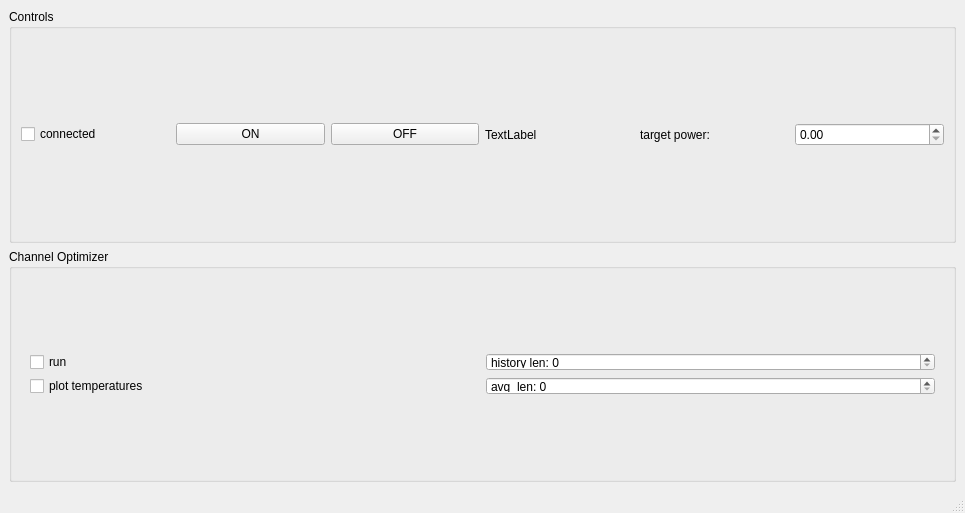
<?xml version="1.0" encoding="UTF-8"?>
<ui version="4.0">
 <class>hydraharp_mainWindow</class>
 <widget class="QMainWindow" name="hydraharp_mainWindow">
  <property name="geometry">
   <rect>
    <x>0</x>
    <y>0</y>
    <width>965</width>
    <height>513</height>
   </rect>
  </property>
  <property name="acceptDrops">
   <bool>false</bool>
  </property>
  <property name="windowTitle">
   <string>Simple XY Scan</string>
  </property>
  <widget class="QWidget" name="centralwidget">
   <layout class="QVBoxLayout" name="verticalLayout">
    <item>
     <widget class="QGroupBox" name="hydraharp_modules">
      <property name="maximumSize">
       <size>
        <width>16777215</width>
        <height>380</height>
       </size>
      </property>
      <property name="title">
       <string>Controls</string>
      </property>
      <property name="flat">
       <bool>true</bool>
      </property>
      <property name="checkable">
       <bool>false</bool>
      </property>
      <property name="checked">
       <bool>false</bool>
      </property>
      <layout class="QHBoxLayout" name="modules_layout">
       <item>
        <widget class="QCheckBox" name="connected_checkBox">
         <property name="text">
          <string>connected</string>
         </property>
        </widget>
       </item>
       <item>
        <widget class="QPushButton" name="on_pushButton">
         <property name="text">
          <string>ON</string>
         </property>
        </widget>
       </item>
       <item>
        <widget class="QPushButton" name="off_pushButton">
         <property name="text">
          <string>OFF</string>
         </property>
        </widget>
       </item>
       <item>
        <widget class="QLabel" name="status_label">
         <property name="text">
          <string>TextLabel</string>
         </property>
        </widget>
       </item>
       <item>
        <widget class="QLabel" name="label_7">
         <property name="text">
          <string>target power:</string>
         </property>
        </widget>
       </item>
       <item>
        <widget class="QDoubleSpinBox" name="target_power_doubleSpinBox"/>
       </item>
      </layout>
     </widget>
    </item>
    <item>
     <widget class="QGroupBox" name="channel_optimizer_GroupBox">
      <property name="title">
       <string>Channel Optimizer</string>
      </property>
      <property name="alignment">
       <set>Qt::AlignLeading|Qt::AlignLeft|Qt::AlignTop</set>
      </property>
      <property name="flat">
       <bool>true</bool>
      </property>
      <property name="checkable">
       <bool>false</bool>
      </property>
      <layout class="QVBoxLayout" name="channel_optimizer_layout">
       <item>
        <widget class="QFrame" name="optimizer">
         <property name="sizePolicy">
          <sizepolicy hsizetype="Preferred" vsizetype="Maximum">
           <horstretch>0</horstretch>
           <verstretch>0</verstretch>
          </sizepolicy>
         </property>
         <property name="maximumSize">
          <size>
           <width>16777215</width>
           <height>60</height>
          </size>
         </property>
         <property name="sizeIncrement">
          <size>
           <width>0</width>
           <height>1</height>
          </size>
         </property>
         <layout class="QHBoxLayout" name="optimizer_layout">
          <item>
           <layout class="QVBoxLayout" name="B1">
            <item>
             <widget class="QCheckBox" name="run_checkBox">
              <property name="text">
               <string>run</string>
              </property>
             </widget>
            </item>
            <item>
             <widget class="QCheckBox" name="temperature_visible_checkBox">
              <property name="text">
               <string>plot temperatures</string>
              </property>
             </widget>
            </item>
           </layout>
          </item>
          <item>
           <layout class="QVBoxLayout" name="verticalLayout_3">
            <item>
             <widget class="QDoubleSpinBox" name="history_len_doubleSpinBox">
              <property name="prefix">
               <string>history len: </string>
              </property>
              <property name="decimals">
               <number>0</number>
              </property>
             </widget>
            </item>
            <item>
             <widget class="QDoubleSpinBox" name="avg_len_doubleSpinBox">
              <property name="prefix">
               <string>avg_len: </string>
              </property>
              <property name="decimals">
               <number>0</number>
              </property>
             </widget>
            </item>
           </layout>
          </item>
         </layout>
        </widget>
       </item>
      </layout>
     </widget>
    </item>
   </layout>
  </widget>
  <widget class="QMenuBar" name="menubar">
   <property name="geometry">
    <rect>
     <x>0</x>
     <y>0</y>
     <width>965</width>
     <height>21</height>
    </rect>
   </property>
  </widget>
  <widget class="QStatusBar" name="statusbar">
   <property name="minimumSize">
    <size>
     <width>0</width>
     <height>0</height>
    </size>
   </property>
   <property name="autoFillBackground">
    <bool>false</bool>
   </property>
   <property name="sizeGripEnabled">
    <bool>true</bool>
   </property>
  </widget>
 </widget>
 <resources/>
 <connections/>
</ui>
